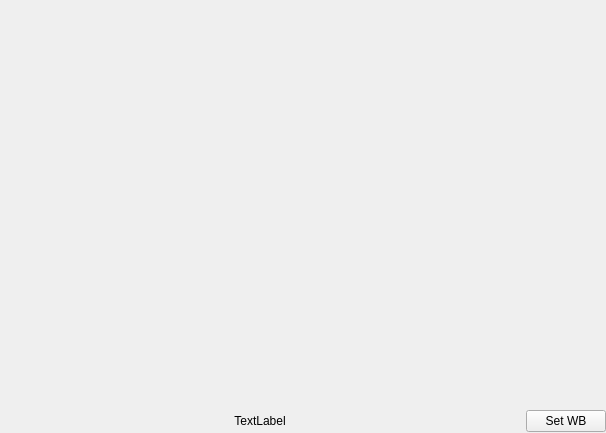
<?xml version="1.0" encoding="UTF-8"?>
<ui version="4.0">
 <class>Display</class>
 <widget class="QWidget" name="Display">
  <property name="geometry">
   <rect>
    <x>0</x>
    <y>0</y>
    <width>606</width>
    <height>433</height>
   </rect>
  </property>
  <property name="windowTitle">
   <string>Form</string>
  </property>
  <layout class="QVBoxLayout" name="main_vertical_layout">
   <property name="leftMargin">
    <number>0</number>
   </property>
   <property name="topMargin">
    <number>0</number>
   </property>
   <property name="rightMargin">
    <number>0</number>
   </property>
   <property name="bottomMargin">
    <number>0</number>
   </property>
   <item>
    <widget class="QFrame" name="frame">
     <property name="sizePolicy">
      <sizepolicy hsizetype="Preferred" vsizetype="Preferred">
       <horstretch>0</horstretch>
       <verstretch>1</verstretch>
      </sizepolicy>
     </property>
     <property name="autoFillBackground">
      <bool>true</bool>
     </property>
     <property name="frameShape">
      <enum>QFrame::Box</enum>
     </property>
     <property name="frameShadow">
      <enum>QFrame::Plain</enum>
     </property>
     <property name="lineWidth">
      <number>0</number>
     </property>
     <layout class="QGridLayout" name="gridLayout">
      <property name="leftMargin">
       <number>3</number>
      </property>
      <property name="topMargin">
       <number>3</number>
      </property>
      <property name="rightMargin">
       <number>3</number>
      </property>
      <property name="bottomMargin">
       <number>3</number>
      </property>
      <item row="0" column="0">
       <widget class="GLWidget" name="display" native="true">
        <property name="sizePolicy">
         <sizepolicy hsizetype="Expanding" vsizetype="Expanding">
          <horstretch>0</horstretch>
          <verstretch>0</verstretch>
         </sizepolicy>
        </property>
       </widget>
      </item>
     </layout>
    </widget>
   </item>
   <item>
    <layout class="QHBoxLayout" name="title_bar">
     <item>
      <widget class="QLabel" name="label">
       <property name="sizePolicy">
        <sizepolicy hsizetype="Ignored" vsizetype="Preferred">
         <horstretch>1</horstretch>
         <verstretch>0</verstretch>
        </sizepolicy>
       </property>
       <property name="minimumSize">
        <size>
         <width>0</width>
         <height>24</height>
        </size>
       </property>
       <property name="text">
        <string>TextLabel</string>
       </property>
       <property name="alignment">
        <set>Qt::AlignCenter</set>
       </property>
      </widget>
     </item>
     <item>
      <widget class="QPushButton" name="wb_button">
       <property name="text">
        <string>Set WB</string>
       </property>
      </widget>
     </item>
    </layout>
   </item>
  </layout>
 </widget>
 <customwidgets>
  <customwidget>
   <class>GLWidget</class>
   <extends>QWidget</extends>
   <header>glwidget.h</header>
  </customwidget>
 </customwidgets>
 <resources/>
 <connections/>
</ui>
